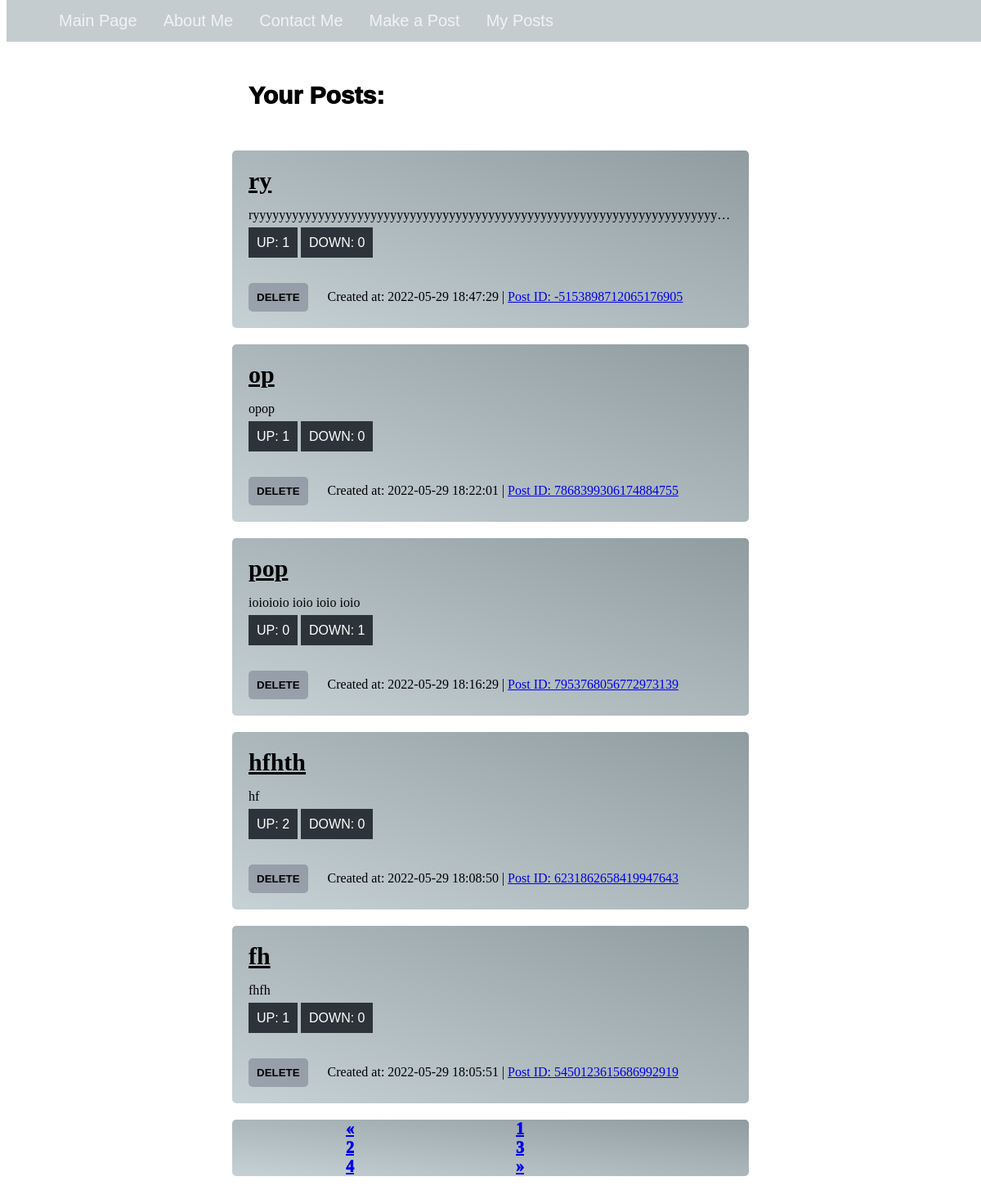
Page /7737853341672230630/myposts on the committed database.
### tables this page shows
CREATE TABLE Posts
(
	post_id integer PRIMARY KEY,
	title text,
	content TEXT,
	up integer,
	down integer,
	user_hash integer,
	post_time text,
	user_id text,
	FOREIGN KEY (user_hash) REFERENCES Users(user_hash)
);

### api.py (the view, shortened to what this page needs)
@app.route('/<user_hash>/myposts', methods=['GET', 'POST'])
def myposts(user_hash):
    con = sqlite3.connect('data/website.db')
    cur = con.cursor()
    cur.execute("SELECT * FROM POSTS WHERE user_hash='{}' ORDER BY post_time DESC;".format(user_hash))
    posts = cur.fetchall()
    con.commit()
    con.close()
    page, per_page, offset = get_page_args(page_parameter='page', per_page_parameter='per_page', per_page=5)
    total = len(posts)
    pagination_posts = posts[offset: offset + 5]
    pagination = Pagination(page=page, per_page=per_page, total=total, css_framework='bootstrap4')
    return render_template("myposts.html", title="myposts", posts=pagination_posts, user_hash=user_hash, pagination=pagination)

### templates/myposts.html (shortened to what this page needs)
<!DOCTYPE HTML>
<html>
	<head>
		<link rel = "stylesheet" href = "../styles/myposts.css">
	</head>
	<body>
		<div class="navbar">
            <a href="/{{user_hash}}/feed"><image src="../data/logo.png" id="logo"></a>
			<a href="/{{user_hash}}/feed">Main Page</a>
			<a href="/{{user_hash}}/aboutme">About Me</a>
			<a href="/{{user_hash}}/contact">Contact Me</a>
			<a href="/{{user_hash}}/create">Make a Post</a>
			<a href="/{{user_hash}}/myposts">My Posts</a>
        </div>
		<div id="container">
			<div class="post">
				{% if posts|length %}
				<a class="yourposts">Your Posts:</a>
				{% else %}
				<a href="/{{user_hash}}/create" class="no_post">You don't have a post yet, make a post now!</a>
				{% endif %}
			</div>
			{% for post in posts %}
			<div class="singlepost">
				<a id="title" href="/posts/{{post[0]}}" >{{post[1]}}</a>
				<p id="content">{{post[2]}}</p>
				<a class="vote">UP: {{post[3]}}</a>
				<a class="vote">DOWN: {{post[4]}}</a>
				<form method="post"  name="form">
					<input type="submit" id="delete" name="delete" value="DELETE"></input>
					<a id="datetime">Created at: {{post[6]}}   |   </a>
					<a id="post_id" href="/posts/{{post[0]}}">Post ID: {{post[0]}}</a>
				</form>
			</div>
			{% endfor %}
		</div>
		<div class="pagnition">
			{{pagination.links}}
		</div>
	</body>
</html>

### styles/myposts.css (style rules this page uses)
body { background: url(../data/new.jpg); height: 1500px; background-position: center; background-repeat: no-repeat; background-size: cover; }
.navbar { overflow: hidden; background-color: rgba(60, 86, 99, 0.3); position: fixed; top: 0; width: 100%; }
.navbar a { float: left; display: block; color: #f2f2f2; text-align: center; padding: 14px 16px; text-decoration: none; font-size: 20px; font-family: Sans-serif; }
#logo { width: 16px; height:16px; }
#container { margin-top: 100px; }
.singlepost { border-radius: 5px; margin-left: auto; margin-right: auto; margin-top: 20px; width: 50%; border-style: none; background: linear-gradient(to left bottom, rgba(96, 114, 119, 0.7),rgba(114, 141, 150, 0.4)); padding: 20px; font-family: Cursive; word-wrap: break-word; transition: all 500ms ease; }
#title { font-size: 30px; font-weight: bold; color: black; transition: all 500ms ease; }
.vote { background-color: rgb(44, 51, 58); color: white; font-family: copperplate; height: 50px; font-style: bold; font-family: Sans-serif; padding: 10px; }
#delete { background-color: rgba(58, 60, 87, 0.3); border-radius: 5px; font-weight: 800; right: 40px; font-family: Sans-serif; border-style: none; padding: 10px; margin-right: 20px; margin-top: 20px; transition: all 500ms ease; }
.yourposts { font-family: copperplate; font-size: 30px; color: black; font-family: Sans-serif; font-weight: 1000; }
.post { margin-left: auto; margin-right: auto; width: 50%; margin-bottom: 50px; }
form { margin-top: 20px; }
ul { margin-top: 20px; list-style:none; font-family: Cursive; font-size: 20px; font-weight: 1000; background: linear-gradient(to left bottom, rgba(96, 114, 119, 0.7),rgba(114, 141, 150, 0.4)); border-radius: 5px; width: 50%; margin-left: auto; margin-right: auto; }
ul li { display: inline-block; padding: 0 0.5rem; min-width: 12rem; text-align: center; transition: all 500ms ease; }
ul li:not(:last-child) { border-right: 0px solid black; }
#content { word-wrap: break-word; white-space: nowrap; overflow: hidden; text-overflow: ellipsis; }

### rows in the picture
Posts: title "ry", content "ryyyyyyyyyyyyyyyyyyyyyyyyyyyyyyyyyyyyyyyyyyyyyyyyyyyyyyyyyyyyyyyyyyyyyyy…", up "1", down "0", post_time "2022-05-29 18:47:29", post_id "-5153898712065176905"
Posts: title "op", content "opop", up "1", down "0", post_time "2022-05-29 18:22:01", post_id "7868399306174884755"
Posts: title "pop", content "ioioioio ioio ioio ioio", up "0", down "1", post_time "2022-05-29 18:16:29", post_id "7953768056772973139"
Posts: title "hfhth", content "hf", up "2", down "0", post_time "2022-05-29 18:08:50", post_id "6231862658419947643"
Posts: title "fh", content "fhfh", up "1", down "0", post_time "2022-05-29 18:05:51", post_id "5450123615686992919"

### other values in the picture
{{ pagination.links }} "« 1 2 3 4 »"
